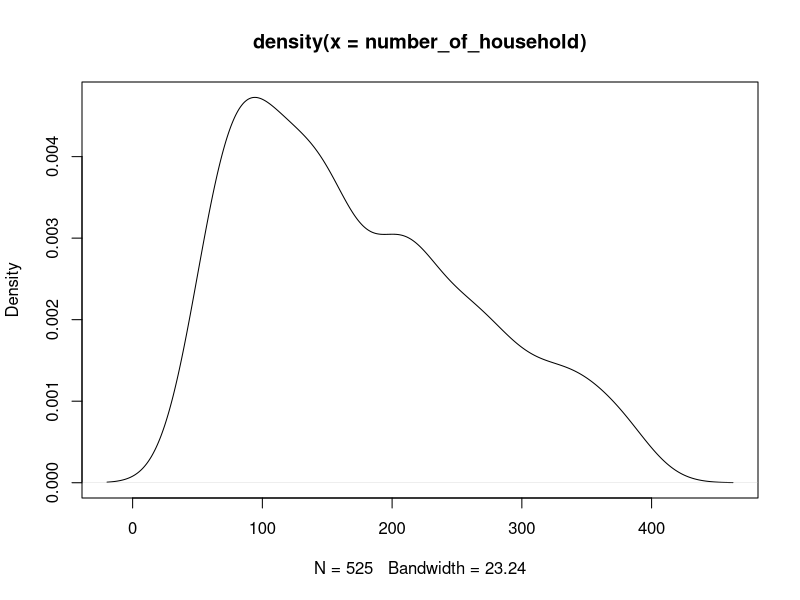

Write R code to recreate this figure. (Note: a time limit stopped this script after it produced the figure.)
## ---- chunk 1
knitr::opts_chunk$set(echo = TRUE)
library(tidyverse)
## ---- chunk 2
set.seed(1)
number_of_household=rexp(789,rate = 1/200)
number_of_household=round(number_of_household[which(number_of_household<400 & number_of_household>50)])
plot(density(number_of_household))

set.seed(1)
individual_number=rpois(92091,1)+1

individual=NULL
i=1
for(i in 1:92091){
  individual=c(individual,1:individual_number[i])
}

household_1=NULL
i=1
for(i in 1:525){
  household_1=c(household_1,1:number_of_household[i])
  }

household=NULL
i=1
for(i in 1:92091){
  household=c(household,rep(household_1[i],individual_number[i]))
}

enumeration_1=NULL
i=1
for(i in 1:5){
  enumeration_1=c(enumeration_1,1:c(200,150,100,50,25)[i])
}

enumeration_2=NULL
i=1
for(i in 1:525){
  enumeration_2=c(enumeration_2,rep(enumeration_1[i],number_of_household[i]))
}

enumeration=NULL
i=1
for(i in 1:92091){
  enumeration=c(enumeration,rep(enumeration_2[i],individual_number[i]))
}

stype_1=NULL
for(i in 1:5){
  stype_1=c(stype_1,rep(i,c(200,150,100,50,25)[i]))
}

stype_2=NULL
for(i in 1:525){
  stype_2=c(stype_2,rep(stype_1[i],number_of_household[i]))
}

stype=NULL
for(i in 1:92091){
  stype=c(stype,rep(stype_2[i],individual_number[i]))
}

x_1=rep(NA,184188)
x_2=rep(NA,184188)
x_3=rep(NA,184188)
x_4=rep(NA,184188)
x_5=rep(NA,184188)

z_1=rep(NA,184188)
z_2=rep(NA,184188)
z_3=rep(NA,184188)
z_4=rep(NA,184188)
z_5=rep(NA,184188)

id=1:184188
finite_pop=as.data.frame(cbind(id,stype,enumeration,household,individual,x_1,x_2,x_3,x_4,x_5,z_1,z_2,z_3,z_4,z_5))

set.seed(1)
mean_strata_1_norm=rnorm(200,2,0.5)
set.seed(1)
mean_strata_1_bino=runif(200,0,0.2)
for(i in 1:200){
  set.seed(1)
finite_pop[which(finite_pop$stype==1 && finite_pop$enumeration==i),]$x_1=round(rnorm(nrow(finite_pop[which(finite_pop$stype==1 && finite_pop$enumeration==i),]),mean_strata_1_norm[i],2),2)
  set.seed(1)
finite_pop[which(finite_pop$stype==1 && 
finite_pop$enumeration==i),]$z_1=rbinom(nrow(finite_pop[which(finite_pop$stype==1 && finite_pop$enumeration==i),]),size = 1, prob = mean_strata_1_bino[i])

  set.seed(2)
finite_pop[which(finite_pop$stype==1 && finite_pop$enumeration==i),]$x_2=round(rnorm(nrow(finite_pop[which(finite_pop$stype==1 && finite_pop$enumeration==i),]),mean_strata_1_norm[i],1),2)
  set.seed(2)
finite_pop[which(finite_pop$stype==1 && 
finite_pop$enumeration==i),]$z_2=rbinom(nrow(finite_pop[which(finite_pop$stype==1 && finite_pop$enumeration==i),]),size = 1, prob = mean_strata_1_bino[i])

  set.seed(3)
finite_pop[which(finite_pop$stype==1 && finite_pop$enumeration==i),]$x_3=round(rnorm(nrow(finite_pop[which(finite_pop$stype==1 && finite_pop$enumeration==i),]),mean_strata_1_norm[i],3),1)
  set.seed(3)
finite_pop[which(finite_pop$stype==1 && 
finite_pop$enumeration==i),]$z_3=rbinom(nrow(finite_pop[which(finite_pop$stype==1 && finite_pop$enumeration==i),]),size = 1, prob = mean_strata_1_bino[i])

  set.seed(4)
finite_pop[which(finite_pop$stype==1 && finite_pop$enumeration==i),]$x_4=round(rnorm(nrow(finite_pop[which(finite_pop$stype==1 && finite_pop$enumeration==i),]),mean_strata_1_norm[i],4),1)
  set.seed(4)
finite_pop[which(finite_pop$stype==1 && 
finite_pop$enumeration==i),]$z_4=rbinom(nrow(finite_pop[which(finite_pop$stype==1 && finite_pop$enumeration==i),]),size = 1, prob = mean_strata_1_bino[i])

  set.seed(5)
finite_pop[which(finite_pop$stype==1 && finite_pop$enumeration==i),]$x_5=round(rnorm(nrow(finite_pop[which(finite_pop$stype==1 && finite_pop$enumeration==i),]),mean_strata_1_norm[i],5),1)
  set.seed(5)
finite_pop[which(finite_pop$stype==1 && 
finite_pop$enumeration==i),]$z_5=rbinom(nrow(finite_pop[which(finite_pop$stype==1 && finite_pop$enumeration==i),]),size = 1, prob = mean_strata_1_bino[i])
}

set.seed(2)
mean_strata_2_norm=rnorm(150,4,1)
set.seed(2)
mean_strata_2_bino=runif(150,0,0.4)
for(i in 1:150){
  set.seed(1)
finite_pop[which(finite_pop$stype==2 && finite_pop$enumeration==i),]$x_1=round(rnorm(nrow(finite_pop[which(finite_pop$stype==2 && finite_pop$enumeration==i),]),mean_strata_2_norm[i],2),2)
  set.seed(1)
finite_pop[which(finite_pop$stype==2 && 
finite_pop$enumeration==i),]$z_1=rbinom(nrow(finite_pop[which(finite_pop$stype==2 && finite_pop$enumeration==i),]),size = 1, prob = mean_strata_2_bino[i])

  set.seed(2)
finite_pop[which(finite_pop$stype==2 && finite_pop$enumeration==i),]$x_2=round(rnorm(nrow(finite_pop[which(finite_pop$stype==2 && finite_pop$enumeration==i),]),mean_strata_2_norm[i],1),2)
  set.seed(2)
finite_pop[which(finite_pop$stype==2 && 
finite_pop$enumeration==i),]$z_2=rbinom(nrow(finite_pop[which(finite_pop$stype==2 && finite_pop$enumeration==i),]),size = 1, prob = mean_strata_2_bino[i])

  set.seed(3)
finite_pop[which(finite_pop$stype==2 && finite_pop$enumeration==i),]$x_3=round(rnorm(nrow(finite_pop[which(finite_pop$stype==2 && finite_pop$enumeration==i),]),mean_strata_2_norm[i],3),1)
  set.seed(3)
finite_pop[which(finite_pop$stype==2 && 
finite_pop$enumeration==i),]$z_3=rbinom(nrow(finite_pop[which(finite_pop$stype==2 && finite_pop$enumeration==i),]),size = 1, prob = mean_strata_2_bino[i])

  set.seed(4)
finite_pop[which(finite_pop$stype==2 && finite_pop$enumeration==i),]$x_4=round(rnorm(nrow(finite_pop[which(finite_pop$stype==2 && finite_pop$enumeration==i),]),mean_strata_2_norm[i],4),1)
  set.seed(4)
finite_pop[which(finite_pop$stype==2 && 
finite_pop$enumeration==i),]$z_4=rbinom(nrow(finite_pop[which(finite_pop$stype==2 && finite_pop$enumeration==i),]),size = 1, prob = mean_strata_2_bino[i])

  set.seed(5)
finite_pop[which(finite_pop$stype==2 && finite_pop$enumeration==i),]$x_5=round(rnorm(nrow(finite_pop[which(finite_pop$stype==2 && finite_pop$enumeration==i),]),mean_strata_2_norm[i],5),1)
  set.seed(5)
finite_pop[which(finite_pop$stype==2 && 
finite_pop$enumeration==i),]$z_5=rbinom(nrow(finite_pop[which(finite_pop$stype==2 && finite_pop$enumeration==i),]),size = 1, prob = mean_strata_2_bino[i])
}

mean_strata_3_norm=rnorm(100,6,2)
mean_strata_3_bino=runif(100,0,0.6)
for(i in 1:100){
  set.seed(1)
finite_pop[which(finite_pop$stype==3 && finite_pop$enumeration==i),]$x_1=round(rnorm(nrow(finite_pop[which(finite_pop$stype==3 && finite_pop$enumeration==i),]),mean_strata_3_norm[i],2),2)
  set.seed(1)
finite_pop[which(finite_pop$stype==3 && 
finite_pop$enumeration==i),]$z_1=rbinom(nrow(finite_pop[which(finite_pop$stype==3 && finite_pop$enumeration==i),]),size = 1, prob = mean_strata_3_bino[i])

  set.seed(2)
finite_pop[which(finite_pop$stype==3 && finite_pop$enumeration==i),]$x_2=round(rnorm(nrow(finite_pop[which(finite_pop$stype==3 && finite_pop$enumeration==i),]),mean_strata_3_norm[i],1),2)
  set.seed(2)
finite_pop[which(finite_pop$stype==3 && 
finite_pop$enumeration==i),]$z_2=rbinom(nrow(finite_pop[which(finite_pop$stype==3 && finite_pop$enumeration==i),]),size = 1, prob = mean_strata_3_bino[i])

  set.seed(3)
finite_pop[which(finite_pop$stype==3 && finite_pop$enumeration==i),]$x_3=round(rnorm(nrow(finite_pop[which(finite_pop$stype==3 && finite_pop$enumeration==i),]),mean_strata_3_norm[i],3),1)
  set.seed(3)
finite_pop[which(finite_pop$stype==3 && 
finite_pop$enumeration==i),]$z_3=rbinom(nrow(finite_pop[which(finite_pop$stype==3 && finite_pop$enumeration==i),]),size = 1, prob = mean_strata_3_bino[i])

  set.seed(4)
finite_pop[which(finite_pop$stype==3 && finite_pop$enumeration==i),]$x_4=round(rnorm(nrow(finite_pop[which(finite_pop$stype==3 && finite_pop$enumeration==i),]),mean_strata_3_norm[i],4),1)
  set.seed(4)
finite_pop[which(finite_pop$stype==3 && 
finite_pop$enumeration==i),]$z_4=rbinom(nrow(finite_pop[which(finite_pop$stype==3 && finite_pop$enumeration==i),]),size = 1, prob = mean_strata_3_bino[i])

  set.seed(5)
finite_pop[which(finite_pop$stype==3 && finite_pop$enumeration==i),]$x_5=round(rnorm(nrow(finite_pop[which(finite_pop$stype==3 && finite_pop$enumeration==i),]),mean_strata_3_norm[i],5),1)
  set.seed(5)
finite_pop[which(finite_pop$stype==3 && 
finite_pop$enumeration==i),]$z_5=rbinom(nrow(finite_pop[which(finite_pop$stype==3 && finite_pop$enumeration==i),]),size = 1, prob = mean_strata_3_bino[i])
}

mean_strata_4_norm=rnorm(50,7,2)
mean_strata_4_bino=runif(50,0,0.8)
for(i in 1:50){
  set.seed(1)
finite_pop[which(finite_pop$stype==4 && finite_pop$enumeration==i),]$x_1=round(rnorm(nrow(finite_pop[which(finite_pop$stype==4 && finite_pop$enumeration==i),]),mean_strata_4_norm[i],2),2)
  set.seed(1)
finite_pop[which(finite_pop$stype==4 && 
finite_pop$enumeration==i),]$z_1=rbinom(nrow(finite_pop[which(finite_pop$stype==4 && finite_pop$enumeration==i),]),size = 1, prob = mean_strata_4_bino[i])

  set.seed(2)
finite_pop[which(finite_pop$stype==4 && finite_pop$enumeration==i),]$x_2=round(rnorm(nrow(finite_pop[which(finite_pop$stype==4 && finite_pop$enumeration==i),]),mean_strata_4_norm[i],1),2)
  set.seed(2)
finite_pop[which(finite_pop$stype==4 && 
finite_pop$enumeration==i),]$z_2=rbinom(nrow(finite_pop[which(finite_pop$stype==4 && finite_pop$enumeration==i),]),size = 1, prob = mean_strata_4_bino[i])

  set.seed(3)
finite_pop[which(finite_pop$stype==4 && finite_pop$enumeration==i),]$x_3=round(rnorm(nrow(finite_pop[which(finite_pop$stype==4 && finite_pop$enumeration==i),]),mean_strata_4_norm[i],3),1)
  set.seed(3)
finite_pop[which(finite_pop$stype==4 && 
finite_pop$enumeration==i),]$z_3=rbinom(nrow(finite_pop[which(finite_pop$stype==4 && finite_pop$enumeration==i),]),size = 1, prob = mean_strata_4_bino[i])

  set.seed(4)
finite_pop[which(finite_pop$stype==4 && finite_pop$enumeration==i),]$x_4=round(rnorm(nrow(finite_pop[which(finite_pop$stype==4 && finite_pop$enumeration==i),]),mean_strata_4_norm[i],4),1)
  set.seed(4)
finite_pop[which(finite_pop$stype==4 && 
finite_pop$enumeration==i),]$z_4=rbinom(nrow(finite_pop[which(finite_pop$stype==4 && finite_pop$enumeration==i),]),size = 1, prob = mean_strata_4_bino[i])

  set.seed(5)
finite_pop[which(finite_pop$stype==4 && finite_pop$enumeration==i),]$x_5=round(rnorm(nrow(finite_pop[which(finite_pop$stype==4 && finite_pop$enumeration==i),]),mean_strata_4_norm[i],5),1)
  set.seed(5)
finite_pop[which(finite_pop$stype==4 && 
finite_pop$enumeration==i),]$z_5=rbinom(nrow(finite_pop[which(finite_pop$stype==4 && finite_pop$enumeration==i),]),size = 1, prob = mean_strata_4_bino[i])
}

mean_strata_5_norm=rnorm(25,9,2)
mean_strata_5_bino=runif(25,0,0.9)
for(i in 1:25){
  set.seed(1)
finite_pop[which(finite_pop$stype==5 && finite_pop$enumeration==i),]$x_1=round(rnorm(nrow(finite_pop[which(finite_pop$stype==5 && finite_pop$enumeration==i),]),mean_strata_5_norm[i],2),2)
  set.seed(1)
finite_pop[which(finite_pop$stype==4 && 
finite_pop$enumeration==i),]$z_1=rbinom(nrow(finite_pop[which(finite_pop$stype==5 && finite_pop$enumeration==i),]),size = 1, prob = mean_strata_5_bino[i])

  set.seed(2)
finite_pop[which(finite_pop$stype==5 && finite_pop$enumeration==i),]$x_2=round(rnorm(nrow(finite_pop[which(finite_pop$stype==5 && finite_pop$enumeration==i),]),mean_strata_5_norm[i],1),2)
  set.seed(2)
finite_pop[which(finite_pop$stype==5 && 
finite_pop$enumeration==i),]$z_2=rbinom(nrow(finite_pop[which(finite_pop$stype==5 && finite_pop$enumeration==i),]),size = 1, prob = mean_strata_5_bino[i])

  set.seed(3)
finite_pop[which(finite_pop$stype==5 && finite_pop$enumeration==i),]$x_3=round(rnorm(nrow(finite_pop[which(finite_pop$stype==5 && finite_pop$enumeration==i),]),mean_strata_5_norm[i],3),1)
  set.seed(3)
finite_pop[which(finite_pop$stype==5 && 
finite_pop$enumeration==i),]$z_3=rbinom(nrow(finite_pop[which(finite_pop$stype==5 && finite_pop$enumeration==i),]),size = 1, prob = mean_strata_5_bino[i])

  set.seed(4)
finite_pop[which(finite_pop$stype==5 && finite_pop$enumeration==i),]$x_4=round(rnorm(nrow(finite_pop[which(finite_pop$stype==5 && finite_pop$enumeration==i),]),mean_strata_5_norm[i],4),1)
  set.seed(4)
finite_pop[which(finite_pop$stype==5 && 
finite_pop$enumeration==i),]$z_4=rbinom(nrow(finite_pop[which(finite_pop$stype==5 && finite_pop$enumeration==i),]),size = 1, prob = mean_strata_5_bino[i])

  set.seed(5)
finite_pop[which(finite_pop$stype==5 && finite_pop$enumeration==i),]$x_5=round(rnorm(nrow(finite_pop[which(finite_pop$stype==5 && finite_pop$enumeration==i),]),mean_strata_5_norm[i],5),1)
  set.seed(5)
finite_pop[which(finite_pop$stype==5 && 
finite_pop$enumeration==i),]$z_5=rbinom(nrow(finite_pop[which(finite_pop$stype==5 && finite_pop$enumeration==i),]),size = 1, prob = mean_strata_5_bino[i])
}

i=1
j=1
num_house=NULL
for(i in 1:5){
  for(j in 1:c(200,150,100,50,25)[i]){
    num_house=c(num_house,rep(tail(finite_pop[which(finite_pop$stype==i & finite_pop$enumeration==j),],1)$household,nrow(finite_pop[which(finite_pop$stype==i &finite_pop$enumeration==j),])))
  }
}


i=1
j=1
m=1
j=0
num_indiv=NULL
for(i in 1:5){
  for(j in 1:c(200,150,100,50,25)[i]){
    for(m in 1:tail(finite_pop[which(finite_pop$stype==i & finite_pop$enumeration==j),],1)$household){
       num_indiv=c(num_indiv,rep(tail(finite_pop[which(finite_pop$stype==i & finite_pop$enumeration==j & finite_pop$household==m),],1)$individual,nrow(finite_pop[which(finite_pop$stype==i &finite_pop$enumeration==j & finite_pop$household==m),])))
    }
  }
}

set.seed(1)
random_inter_ea=rnorm(525,5,5) %>% 
  as.data.frame() %>% 
  mutate(
    enumeration=c(1:200,1:150,1:100,1:50,1:25),
    stype=c(rep(1,200),rep(2,150),rep(3,100),rep(4,50),rep(5,25))
  )

colnames(random_inter_ea)=c("random_inter_ea","enumeration","stype")
finite_pop=left_join(finite_pop, random_inter_ea, by = c("enumeration","stype"))

finite_pop=finite_pop %>% 
  mutate(
    num_house=num_house,
    num_indiv=num_indiv,
    x_1_norm=round(scale(x_1),2),
    x_2_norm=round(scale(x_2),2),
    x_3_norm=round(scale(x_3),2),
    x_4_norm=round(scale(x_4),2),
    x_5_norm=round(scale(x_5),2),
    z=random_inter_ea-4+1.88*x_1-4*x_2+0.5*x_4-3*x_5+1.5*z_1-0.4*z_3-5*z_4+3*stype+0.05*num_house+1.2*num_indiv,
    pr=1/(1+exp(-z)),
    y = rbinom(184188,1,pr) 
  )

sum(finite_pop$y)/184188


write.csv(finite_pop,"finite_pop")
## ---- chunk 3
## select mh EAs  from  each  stratum
sizes=number_of_household
strat=c(rep(1,200),rep(2,150),rep(3,100),rep(4,50),rep(5,25))
n=c(50,30,20,15,10)
set.seed(1)
selected_ea=ppssstrat(sizes,strat,n)
##for stype1
selected_1=selected_ea[which(selected_ea<201)]
##for stype2
selected_2=selected_ea[which(selected_ea>200&selected_ea<351)]-200
##for stype3
selected_3=selected_ea[which(selected_ea>350&selected_ea<451)]-350
##for stype4
selected_4=selected_ea[which(selected_ea>450&selected_ea<501)]-450
##for stype5
selected_5=selected_ea[which(selected_ea>500&selected_ea<526)]-500
selected_num=list(selected_1,selected_2,selected_3,selected_4,selected_5)

selected_data=finite_pop[which((finite_pop$stype==1 & finite_pop$enumeration %in% selected_1)|(finite_pop$stype==2 & finite_pop$enumeration %in% selected_2)|(finite_pop$stype==3 & finite_pop$enumeration %in% selected_3)|(finite_pop$stype==4 & finite_pop$enumeration %in% selected_4)|(finite_pop$stype==5 & finite_pop$enumeration %in% selected_5)),]

## For each selected EA, select 20 HHs using simple random sampling
i=1
j=1
selected_data_2=NULL
for (i in 1:5) {
  selected_id=selected_num[[i]]
  for (j in 1:length(selected_id)) {
    set.seed(1)
    selected_house=sample(unique(finite_pop[which(finite_pop$stype==i & finite_pop$enumeration==selected_id[j]),]$household),20)
    selected_data_2=rbind(selected_data_2,finite_pop[which(finite_pop$stype==i & finite_pop$enumeration==selected_id[j] & finite_pop$household %in% selected_house),])
  }
}

set.seed(1)
response=round(runif(125,0.75,0.9),2) %>% 
  as.data.frame() %>% 
  mutate(
    stype=c(rep(1,50),rep(2,30),rep(3,20),rep(4,15),rep(5,10)),
    enumeration=c(selected_1,selected_2,selected_3,selected_4,selected_5)
  )
colnames(response)=c("response","stype","enumeration")

data_1=unique(selected_data_2[,2:4])

set.seed(1)
data_2=left_join(data_1,response,by=c("stype","enumeration")) %>% 
  mutate(
    response_household= rbinom(2500,1,response)
  )

set.seed(1)
selected_data_3=inner_join(selected_data_2,data_2,by=c("stype","enumeration","household"))


selected_data_4=selected_data_3 %>% 
  mutate(
    z_2=4-1.8*x_1+1.8*x_3+3*x_5+2.3*z_3-0.5*z_5-3*z_4,
    pr_2=(1/(1+exp(-z_2)))*response_household,
    response_indiv= rbinom(4955,1,pr_2) 
  )

selected_data_4[which(selected_data_4$response_indiv==0 | selected_data_4$response_household==0),25]=NA



write.csv(selected_data_4,"selected_data")
## ---- chunk 4
selected_data_5=drop_na(selected_data_4)
unique(selected_data_5[which(selected_data_5$stype==1 & selected_data_5$enumeration==selected_num[[1]][1]),]$household)


## For each selected EA, select 20 HHs using simple random sampling
i=1
j=1
data_3=NULL
for (i in 1:5) {
  selected_id=selected_num[[i]]
  for (j in 1:length(selected_id)) {
    set.seed(1)
    selected_house=sample(unique(selected_data_5[which(selected_data_5$stype==i & selected_data_5$enumeration==selected_id[j]),]$household),length(unique(selected_data_5[which(selected_data_5$stype==i & selected_data_5$enumeration==selected_id[j]),]$household))/2)
    data_3=rbind(data_3,selected_data_5[which(selected_data_5$stype==i & selected_data_5$enumeration==selected_id[j] & selected_data_5$household %in% selected_house),])
  }
}

set.seed(1)
response_2=round(runif(125,0.85,0.95),2) %>% 
  as.data.frame() %>% 
  mutate(
    stype=c(rep(1,50),rep(2,30),rep(3,20),rep(4,15),rep(5,10)),
    enumeration=c(selected_1,selected_2,selected_3,selected_4,selected_5)
  )
colnames(response_2)=c("response","stype","enumeration")

data_4=unique(data_3[,2:4])

set.seed(1)
data_5=inner_join(data_4,response_2,by=c("stype","enumeration")) %>% 
  mutate(
    response_household = rbinom(953,1,response)
  )

data_6=inner_join(data_3[,-(27:30)],data_5,by = c("stype", "enumeration", "household"))

data_7=data_6 %>% 
  mutate(
    z_2=3+2.1*x_3+2.2*x_2+3.1*x_4-2.3*z_1-1.2*z_2-2*z_4,
    pr_2=(1/(1+exp(-z_2)))*response_household,
    response_indiv= rbinom(1823,1,pr_2) 
  )

data_7[which(data_7$response_indiv==0 | data_7$response_household==0),25]=NA

write.csv(data_7,"selected_sub_cohort")
